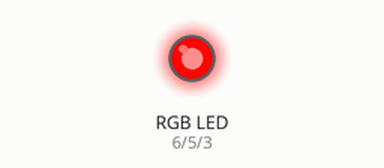
Simulated run of this sketch. Board: Arduino Uno, built with avr-gcc and run on an emulated ATmega328P. On the bench: an RGB LED mixed from three pins (HIGH = lit). Dim RGB values are drawn brighter than linear.

Above: at 0.05 s.
At 0.95 s:
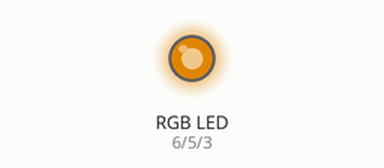
At 1.8 s:
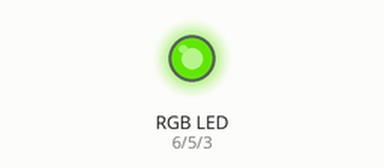
At 3.6 s:
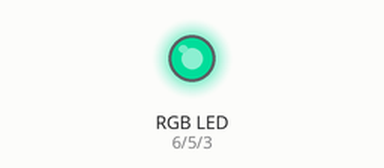
At 5.35 s:
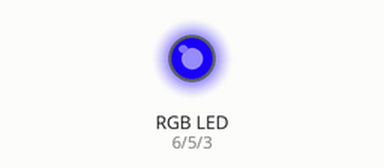
At 7.15 s:
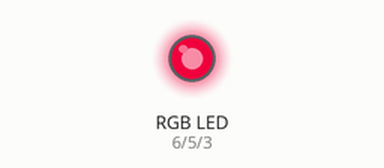
Timing chart, 0 to 10.0 s (numbered marks = the images above):
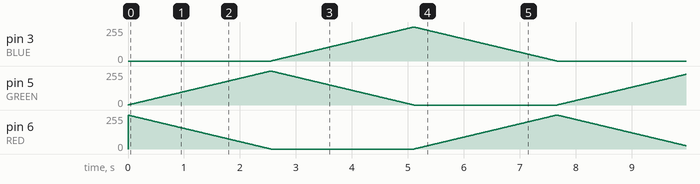

The sketch:

13_RGBdiode.ino
```cpp
//RGBダイオード:フルカラーの表示
//Ref:https://omoroya.com/

const int RED   = 6;   //RED変数に6を設定
const int GREEN = 5;   //GREEN変数にを5設定
const int BLUE  = 3;   //BLUE変数に3を設定
int delayTime   = 10;  //変数に10を設定
int redValue;          //整数型で定義
int greenValue;        //整数型で定義
int blueValue;         //整数型で定義

void setup() {
  pinMode(RED, OUTPUT);      //RED（6番ピン）をOUTPUT定義
  pinMode(GREEN, OUTPUT);    //GREEN（5番ピン）をOUTPUT定義
  pinMode(BLUE, OUTPUT);     //BLUE（3番ピン）をOUTPUT定義
  digitalWrite(RED, HIGH);   //REDをON
  digitalWrite(GREEN, LOW);  //GREENをOFF
  digitalWrite(BLUE, LOW);   //BLUEをOFF
}

void loop()
{
  redValue   = 255; //REDのPWL初期値設定
  greenValue = 0;   //GREENのPWL初期値設定
  blueValue  = 0;   //BLUEのPWL初期値設定

  for (int i = 0; i < 255; i += 1) //0～255にインクリメント
  {
    redValue -= 1;                  //変数を－１
    greenValue += 1;                //変数を＋１
    analogWrite(RED, redValue);     //REDの輝度変更
    analogWrite(GREEN, greenValue); //GREENの輝度変更
    delay(delayTime);               //設定した時間だけ待つ
  }

  //以下基本は同じ。輝度を変えるLEDが異なるだけ。
  redValue = 0;     //REDのPWL初期値設定
  greenValue = 255; //GREENのPWL初期値設定
  blueValue = 0;    //BLUEのPWL初期値設定

  for (int i = 0; i < 255; i += 1)
  {
    greenValue -= 1;                //変数を－１
    blueValue += 1;                 //変数を＋１
    analogWrite(GREEN, greenValue); //GREENの輝度変更
    analogWrite(BLUE, blueValue);   //BLUEの輝度変更
    delay(delayTime);               //設定した時間だけ待つ
  }

  //以下基本は同じ。輝度を変えるLEDが異なるだけ。
  redValue = 0;    //REDのPWL初期値設定
  greenValue = 0;  //GREENのPWL初期値設定
  blueValue = 255; //BLUEのPWL初期値設定

  for (int i = 0; i < 255; i += 1)
  {
    blueValue -= 1;               //変数を－１
    redValue += 1;                //変数を＋１
    analogWrite(BLUE, blueValue); //BLUEの輝度変更
    analogWrite(RED, redValue);   //REDの輝度変更
    delay(delayTime);             //設定した時間だけ待つ
  }
}
```
